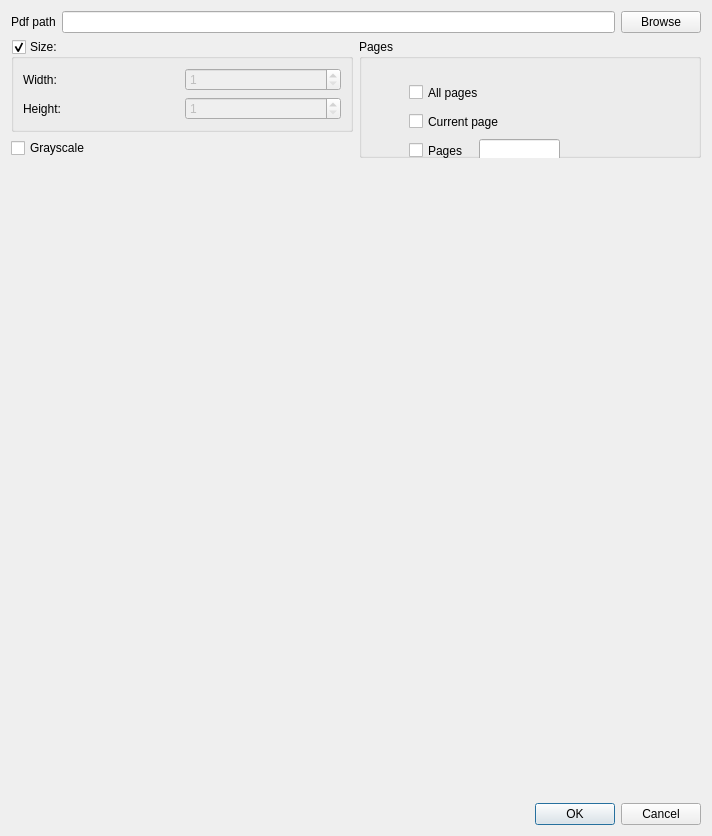
<?xml version="1.0" encoding="UTF-8"?>
<ui version="4.0">
 <class>PdfManager</class>
 <widget class="QDialog" name="PdfManager">
  <property name="geometry">
   <rect>
    <x>0</x>
    <y>0</y>
    <width>712</width>
    <height>836</height>
   </rect>
  </property>
  <property name="windowTitle">
   <string>Export PDF background Dialog</string>
  </property>
  <property name="windowIcon">
   <iconset theme="pdf">
    <normaloff>.</normaloff>.</iconset>
  </property>
  <layout class="QVBoxLayout" name="verticalLayout_3" stretch="0,0,1,0">
   <item>
    <layout class="QHBoxLayout" name="horizontalLayout_5">
     <item>
      <widget class="QLabel" name="label_4">
       <property name="text">
        <string>Pdf path</string>
       </property>
      </widget>
     </item>
     <item>
      <widget class="QLineEdit" name="m_pathEdit"/>
     </item>
     <item>
      <widget class="QPushButton" name="m_browseFile">
       <property name="text">
        <string>Browse</string>
       </property>
      </widget>
     </item>
    </layout>
   </item>
   <item>
    <layout class="QHBoxLayout" name="horizontalLayout">
     <item>
      <layout class="QVBoxLayout" name="verticalLayout_2">
       <item>
        <widget class="QGroupBox" name="m_resoGroupBox">
         <property name="title">
          <string>Size:</string>
         </property>
         <property name="checkable">
          <bool>true</bool>
         </property>
         <layout class="QVBoxLayout" name="verticalLayout">
          <item>
           <layout class="QHBoxLayout" name="horizontalLayout_4">
            <item>
             <widget class="QLabel" name="label_3">
              <property name="text">
               <string>Width:</string>
              </property>
             </widget>
            </item>
            <item>
             <widget class="QSpinBox" name="m_widthBox">
              <property name="enabled">
               <bool>false</bool>
              </property>
              <property name="minimum">
               <number>1</number>
              </property>
              <property name="maximum">
               <number>10000</number>
              </property>
             </widget>
            </item>
           </layout>
          </item>
          <item>
           <layout class="QHBoxLayout" name="horizontalLayout_3">
            <item>
             <widget class="QLabel" name="label_2">
              <property name="text">
               <string>Height: </string>
              </property>
             </widget>
            </item>
            <item>
             <widget class="QSpinBox" name="m_heightBox">
              <property name="enabled">
               <bool>false</bool>
              </property>
              <property name="minimum">
               <number>1</number>
              </property>
              <property name="maximum">
               <number>10000</number>
              </property>
             </widget>
            </item>
           </layout>
          </item>
         </layout>
        </widget>
       </item>
       <item>
        <widget class="QCheckBox" name="m_grayScale">
         <property name="text">
          <string>Grayscale</string>
         </property>
        </widget>
       </item>
      </layout>
     </item>
     <item>
      <widget class="QGroupBox" name="groupBox">
       <property name="title">
        <string>Pages</string>
       </property>
       <widget class="QCheckBox" name="m_pagesCb">
        <property name="geometry">
         <rect>
          <x>50</x>
          <y>100</y>
          <width>66</width>
          <height>23</height>
         </rect>
        </property>
        <property name="text">
         <string>Pages</string>
        </property>
       </widget>
       <widget class="QCheckBox" name="m_allPagesCb">
        <property name="geometry">
         <rect>
          <x>50</x>
          <y>42</y>
          <width>87</width>
          <height>23</height>
         </rect>
        </property>
        <property name="text">
         <string>All pages</string>
        </property>
       </widget>
       <widget class="QCheckBox" name="m_currentPageCb">
        <property name="geometry">
         <rect>
          <x>50</x>
          <y>71</y>
          <width>115</width>
          <height>23</height>
         </rect>
        </property>
        <property name="text">
         <string>Current page</string>
        </property>
       </widget>
       <widget class="QLineEdit" name="m_pageLine">
        <property name="geometry">
         <rect>
          <x>120</x>
          <y>100</y>
          <width>81</width>
          <height>25</height>
         </rect>
        </property>
       </widget>
      </widget>
     </item>
    </layout>
   </item>
   <item>
    <widget class="QPdfView" name="m_pdfView" native="true"/>
   </item>
   <item>
    <widget class="QDialogButtonBox" name="buttonBox">
     <property name="orientation">
      <enum>Qt::Horizontal</enum>
     </property>
     <property name="standardButtons">
      <set>QDialogButtonBox::Cancel|QDialogButtonBox::Ok</set>
     </property>
    </widget>
   </item>
  </layout>
 </widget>
 <customwidgets>
  <customwidget>
   <class>QPdfView</class>
   <extends>QWidget</extends>
   <header location="global">QPdfView</header>
   <container>1</container>
  </customwidget>
 </customwidgets>
 <resources/>
 <connections>
  <connection>
   <sender>buttonBox</sender>
   <signal>accepted()</signal>
   <receiver>PdfManager</receiver>
   <slot>accept()</slot>
   <hints>
    <hint type="sourcelabel">
     <x>245</x>
     <y>826</y>
    </hint>
    <hint type="destinationlabel">
     <x>157</x>
     <y>105</y>
    </hint>
   </hints>
  </connection>
  <connection>
   <sender>buttonBox</sender>
   <signal>rejected()</signal>
   <receiver>PdfManager</receiver>
   <slot>reject()</slot>
   <hints>
    <hint type="sourcelabel">
     <x>260</x>
     <y>826</y>
    </hint>
    <hint type="destinationlabel">
     <x>286</x>
     <y>105</y>
    </hint>
   </hints>
  </connection>
  <connection>
   <sender>m_pagesCb</sender>
   <signal>clicked(bool)</signal>
   <receiver>m_pageLine</receiver>
   <slot>setEnabled(bool)</slot>
   <hints>
    <hint type="sourcelabel">
     <x>306</x>
     <y>157</y>
    </hint>
    <hint type="destinationlabel">
     <x>350</x>
     <y>156</y>
    </hint>
   </hints>
  </connection>
 </connections>
</ui>
